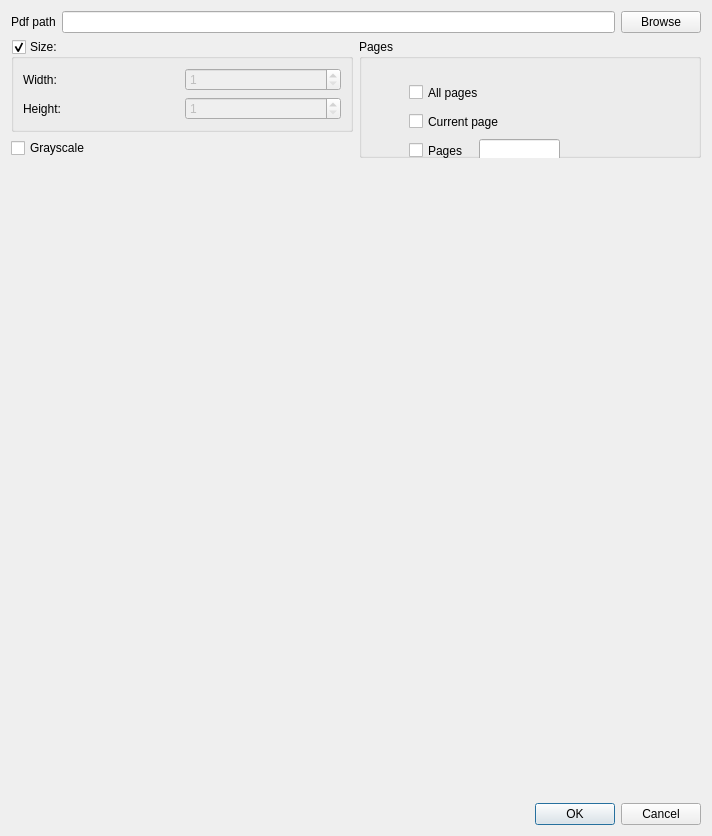
<?xml version="1.0" encoding="UTF-8"?>
<ui version="4.0">
 <class>PdfManager</class>
 <widget class="QDialog" name="PdfManager">
  <property name="geometry">
   <rect>
    <x>0</x>
    <y>0</y>
    <width>712</width>
    <height>836</height>
   </rect>
  </property>
  <property name="windowTitle">
   <string>Export PDF background Dialog</string>
  </property>
  <property name="windowIcon">
   <iconset theme="pdf">
    <normaloff>.</normaloff>.</iconset>
  </property>
  <layout class="QVBoxLayout" name="verticalLayout_3" stretch="0,0,1,0">
   <item>
    <layout class="QHBoxLayout" name="horizontalLayout_5">
     <item>
      <widget class="QLabel" name="label_4">
       <property name="text">
        <string>Pdf path</string>
       </property>
      </widget>
     </item>
     <item>
      <widget class="QLineEdit" name="m_pathEdit"/>
     </item>
     <item>
      <widget class="QPushButton" name="m_browseFile">
       <property name="text">
        <string>Browse</string>
       </property>
      </widget>
     </item>
    </layout>
   </item>
   <item>
    <layout class="QHBoxLayout" name="horizontalLayout">
     <item>
      <layout class="QVBoxLayout" name="verticalLayout_2">
       <item>
        <widget class="QGroupBox" name="m_resoGroupBox">
         <property name="title">
          <string>Size:</string>
         </property>
         <property name="checkable">
          <bool>true</bool>
         </property>
         <layout class="QVBoxLayout" name="verticalLayout">
          <item>
           <layout class="QHBoxLayout" name="horizontalLayout_4">
            <item>
             <widget class="QLabel" name="label_3">
              <property name="text">
               <string>Width:</string>
              </property>
             </widget>
            </item>
            <item>
             <widget class="QSpinBox" name="m_widthBox">
              <property name="enabled">
               <bool>false</bool>
              </property>
              <property name="minimum">
               <number>1</number>
              </property>
              <property name="maximum">
               <number>10000</number>
              </property>
             </widget>
            </item>
           </layout>
          </item>
          <item>
           <layout class="QHBoxLayout" name="horizontalLayout_3">
            <item>
             <widget class="QLabel" name="label_2">
              <property name="text">
               <string>Height: </string>
              </property>
             </widget>
            </item>
            <item>
             <widget class="QSpinBox" name="m_heightBox">
              <property name="enabled">
               <bool>false</bool>
              </property>
              <property name="minimum">
               <number>1</number>
              </property>
              <property name="maximum">
               <number>10000</number>
              </property>
             </widget>
            </item>
           </layout>
          </item>
         </layout>
        </widget>
       </item>
       <item>
        <widget class="QCheckBox" name="m_grayScale">
         <property name="text">
          <string>Grayscale</string>
         </property>
        </widget>
       </item>
      </layout>
     </item>
     <item>
      <widget class="QGroupBox" name="groupBox">
       <property name="title">
        <string>Pages</string>
       </property>
       <widget class="QCheckBox" name="m_pagesCb">
        <property name="geometry">
         <rect>
          <x>50</x>
          <y>100</y>
          <width>66</width>
          <height>23</height>
         </rect>
        </property>
        <property name="text">
         <string>Pages</string>
        </property>
       </widget>
       <widget class="QCheckBox" name="m_allPagesCb">
        <property name="geometry">
         <rect>
          <x>50</x>
          <y>42</y>
          <width>87</width>
          <height>23</height>
         </rect>
        </property>
        <property name="text">
         <string>All pages</string>
        </property>
       </widget>
       <widget class="QCheckBox" name="m_currentPageCb">
        <property name="geometry">
         <rect>
          <x>50</x>
          <y>71</y>
          <width>115</width>
          <height>23</height>
         </rect>
        </property>
        <property name="text">
         <string>Current page</string>
        </property>
       </widget>
       <widget class="QLineEdit" name="m_pageLine">
        <property name="geometry">
         <rect>
          <x>120</x>
          <y>100</y>
          <width>81</width>
          <height>25</height>
         </rect>
        </property>
       </widget>
      </widget>
     </item>
    </layout>
   </item>
   <item>
    <widget class="QPdfView" name="m_pdfView" native="true"/>
   </item>
   <item>
    <widget class="QDialogButtonBox" name="buttonBox">
     <property name="orientation">
      <enum>Qt::Horizontal</enum>
     </property>
     <property name="standardButtons">
      <set>QDialogButtonBox::Cancel|QDialogButtonBox::Ok</set>
     </property>
    </widget>
   </item>
  </layout>
 </widget>
 <customwidgets>
  <customwidget>
   <class>QPdfView</class>
   <extends>QWidget</extends>
   <header location="global">QPdfView</header>
   <container>1</container>
  </customwidget>
 </customwidgets>
 <resources/>
 <connections>
  <connection>
   <sender>buttonBox</sender>
   <signal>accepted()</signal>
   <receiver>PdfManager</receiver>
   <slot>accept()</slot>
   <hints>
    <hint type="sourcelabel">
     <x>245</x>
     <y>826</y>
    </hint>
    <hint type="destinationlabel">
     <x>157</x>
     <y>105</y>
    </hint>
   </hints>
  </connection>
  <connection>
   <sender>buttonBox</sender>
   <signal>rejected()</signal>
   <receiver>PdfManager</receiver>
   <slot>reject()</slot>
   <hints>
    <hint type="sourcelabel">
     <x>260</x>
     <y>826</y>
    </hint>
    <hint type="destinationlabel">
     <x>286</x>
     <y>105</y>
    </hint>
   </hints>
  </connection>
  <connection>
   <sender>m_pagesCb</sender>
   <signal>clicked(bool)</signal>
   <receiver>m_pageLine</receiver>
   <slot>setEnabled(bool)</slot>
   <hints>
    <hint type="sourcelabel">
     <x>306</x>
     <y>157</y>
    </hint>
    <hint type="destinationlabel">
     <x>350</x>
     <y>156</y>
    </hint>
   </hints>
  </connection>
 </connections>
</ui>
